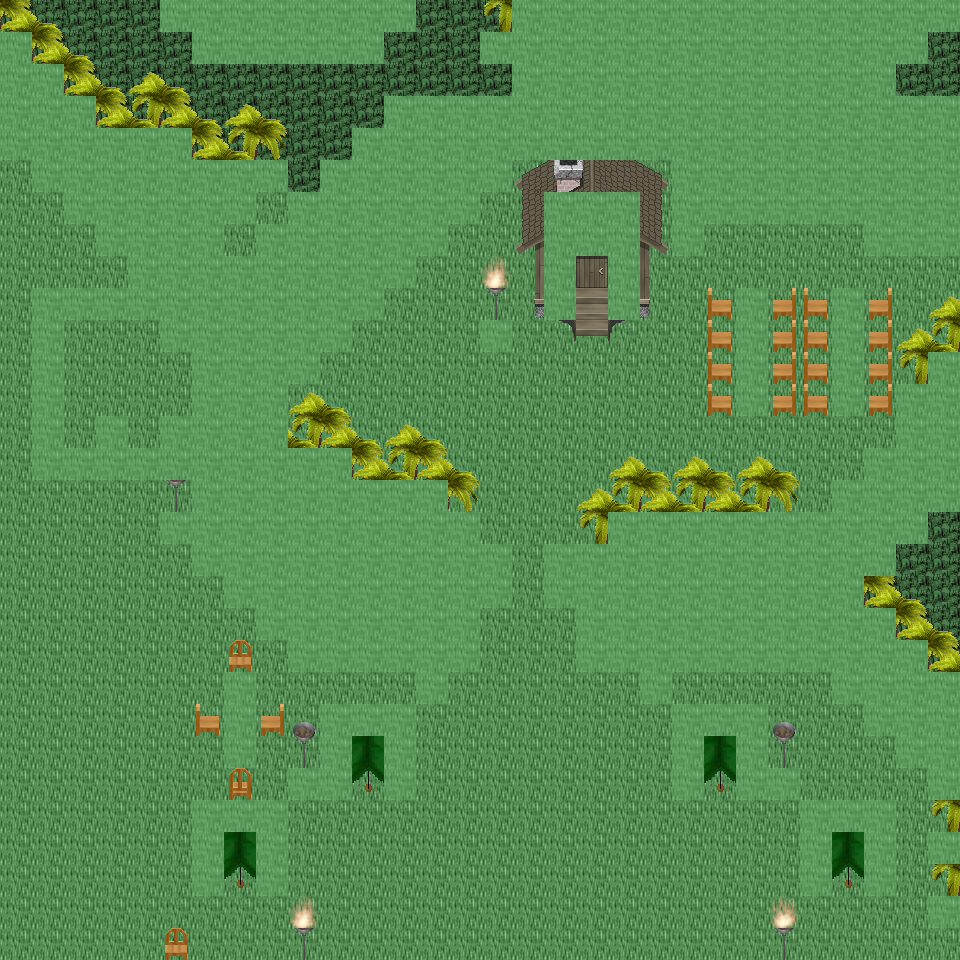

A level layout from a 2D game, rendered from its tile map. Below: a short description, then the map file with tile-grid data replaced by summaries:
An orthogonal 30x30 tile map with 32x32 px tiles, 6 tile layers (Ground, Object, Object2, Above, ...), 35 tilesets and 11 objects (11x mapExit).

<map version="1.0" orientation="orthogonal" renderorder="right-down" width="30" height="30" tilewidth="32" tileheight="32" nextobjectid="12">
  <tileset firstgid="1" name="tileset_ground_ground" tilewidth="32" tileheight="32" tilecount="33" columns="3">
    <image source="../drawable/tileset_ground_ground.png" width="96" height="352" />
  </tileset>
  <tileset firstgid="34" name="tileset_ground_water_pool" tilewidth="32" tileheight="32" tilecount="72" columns="3">
    <image source="../drawable/tileset_ground_water_pool.png" width="96" height="768" />
  </tileset>
  <tileset firstgid="106" name="tileset_ground_water_pool_corners" tilewidth="32" tileheight="32" tilecount="72" columns="3">
    <image source="../drawable/tileset_ground_water_pool_corners.png" width="96" height="768" />
  </tileset>
  <tileset firstgid="178" name="tileset_ground_grass_edges" tilewidth="32" tileheight="32" tilecount="36" columns="12">
    <image source="../drawable/tileset_ground_grass_edges.png" width="384" height="96" />
  </tileset>
  <tileset firstgid="214" name="tileset_ground_grass_corners" tilewidth="32" tileheight="32" tilecount="24" columns="6">
    <image source="../drawable/tileset_ground_grass_corners.png" width="192" height="128" />
  </tileset>
  <tileset firstgid="238" name="tileset_plant_tree_palm_tree" tilewidth="32" tileheight="32" tilecount="6" columns="2">
    <image source="../drawable/tileset_plant_tree_palm_tree.png" width="64" height="96" />
  </tileset>
  <tileset firstgid="244" name="tileset_logic_creature_animal" tilewidth="32" tileheight="32" tilecount="32" columns="8">
    <image source="../drawable/tileset_logic_creature_animal.png" width="256" height="128" />
  </tileset>
  <tileset firstgid="276" name="tileset_logic_collision" tilewidth="32" tileheight="32" tilecount="1" columns="1">
    <image source="../drawable/tileset_logic_collision.png" width="32" height="32" />
  </tileset>
  <tileset firstgid="277" name="tileset_ground_ridge_earth_pale" tilewidth="32" tileheight="32" tilecount="96" columns="12">
    <image source="../drawable/tileset_ground_ridge_earth_pale.png" width="384" height="256" />
  </tileset>
  <tileset firstgid="373" name="tileset_object_tent" tilewidth="32" tileheight="32" tilecount="9" columns="3">
    <image source="../drawable/tileset_object_tent.png" width="96" height="96" />
  </tileset>
  <tileset firstgid="382" name="tileset_furniture_light_iron_lamp" tilewidth="32" tileheight="32" tilecount="3" columns="1">
    <image source="../drawable/tileset_furniture_light_iron_lamp.png" width="32" height="96" />
  </tileset>
  <tileset firstgid="385" name="tileset_furniture_light_flames" tilewidth="32" tileheight="32" tilecount="6" columns="6">
    <image source="../drawable/tileset_furniture_light_flames.png" width="192" height="32" />
  </tileset>
  <tileset firstgid="391" name="tileset_furniture_table_long_front_on_pale" tilewidth="32" tileheight="32" tilecount="3" columns="1">
    <image source="../drawable/tileset_furniture_table_long_front_on_pale.png" width="32" height="96" />
  </tileset>
  <tileset firstgid="394" name="tileset_furniture_chair_wooden_pale" tilewidth="32" tileheight="32" tilecount="4" columns="2">
    <image source="../drawable/tileset_furniture_chair_wooden_pale.png" width="64" height="64" />
  </tileset>
  <tileset firstgid="398" name="tileset_item_food_meals_1" tilewidth="32" tileheight="32" tilecount="2" columns="2">
    <image source="../drawable/tileset_item_food_meals_1.png" width="64" height="32" />
  </tileset>
  <tileset firstgid="400" name="tileset_item_drink_red_wine" tilewidth="32" tileheight="32" tilecount="4" columns="2">
    <image source="../drawable/tileset_item_drink_red_wine.png" width="64" height="64" />
  </tileset>
  <tileset firstgid="404" name="tileset_item_fishrods" tilewidth="32" tileheight="32" tilecount="12" columns="4">
    <image source="../drawable/tileset_item_fishrods.png" width="128" height="96" />
  </tileset>
  <tileset firstgid="416" name="tileset_building_wall_wood" tilewidth="32" tileheight="32" tilecount="16" columns="4">
    <image source="../drawable/tileset_building_wall_wood.png" width="128" height="128" />
  </tileset>
  <tileset firstgid="432" name="tileset_building_door_door_e" tilewidth="32" tileheight="32" tilecount="6" columns="2">
    <image source="../drawable/tileset_building_door_door_e.png" width="64" height="96" />
  </tileset>
  <tileset firstgid="438" name="tileset_building_door_door_w" tilewidth="32" tileheight="32" tilecount="6" columns="2">
    <image source="../drawable/tileset_building_door_door_w.png" width="64" height="96" />
  </tileset>
  <tileset firstgid="444" name="tileset_item_pot_barrel_tall" tilewidth="32" tileheight="32" tilecount="2" columns="1">
    <image source="../drawable/tileset_item_pot_barrel_tall.png" width="32" height="64" />
  </tileset>
  <tileset firstgid="446" name="tileset_building_fence_fence_chunky" tilewidth="32" tileheight="32" tilecount="21" columns="3">
    <image source="../drawable/tileset_building_fence_fence_chunky.png" width="96" height="224" />
  </tileset>
  <tileset firstgid="467" name="tileset_plant_bush_blue_green" tilewidth="32" tileheight="32" tilecount="1" columns="1">
    <image source="../drawable/tileset_plant_bush_blue_green.png" width="32" height="32" />
  </tileset>
  <tileset firstgid="468" name="tileset_logic_item_sheepfood" tilewidth="32" tileheight="32" tilecount="1" columns="1">
    <image source="../drawable/tileset_logic_item_sheepfood.png" width="32" height="32" />
  </tileset>
  <tileset firstgid="469" name="tileset_logic_creature_sheep" tilewidth="32" tileheight="32" tilecount="1" columns="1">
    <image source="../drawable/tileset_logic_creature_sheep.png" width="32" height="32" />
  </tileset>
  <tileset firstgid="470" name="tileset_logic_creature_amazon" tilewidth="32" tileheight="32" tilecount="16" columns="8">
    <image source="../drawable/tileset_logic_creature_amazon.png" width="256" height="64" />
  </tileset>
  <tileset firstgid="486" name="tileset_logic_item_fruits" tilewidth="32" tileheight="32" tilecount="16" columns="8">
    <image source="../drawable/tileset_logic_item_fruits.png" width="256" height="64" />
  </tileset>
  <tileset firstgid="502" name="tileset_plant_pineapple_plant" tilewidth="32" tileheight="32" tilecount="6" columns="2">
    <image source="../drawable/tileset_plant_pineapple_plant.png" width="64" height="96" />
  </tileset>
  <tileset firstgid="508" name="tileset_logic_portal" tilewidth="32" tileheight="32" tilecount="24" columns="8">
    <image source="../drawable/tileset_logic_portal.png" width="256" height="96" />
  </tileset>
  <tileset firstgid="532" name="tileset_ground_grass_2" tilewidth="32" tileheight="32" tilecount="21" columns="3">
    <image source="../drawable/tileset_ground_grass_2.png" width="96" height="224" />
  </tileset>
  <tileset firstgid="553" name="tileset_light_dim_yellow_light_7x5" tilewidth="32" tileheight="32" tilecount="35" columns="7">
    <image source="../drawable/tileset_light_dim_yellow_light_7x5.png" width="224" height="160" />
  </tileset>
  <tileset firstgid="588" name="tileset_light_yellow_light_5x5" tilewidth="32" tileheight="32" tilecount="25" columns="5">
    <image source="../drawable/tileset_light_yellow_light_5x5.png" width="160" height="160" />
  </tileset>
  <tileset firstgid="613" name="tileset_building_huts" tilewidth="32" tileheight="32" tilecount="338" columns="26">
    <image source="../drawable/tileset_building_huts.png" width="832" height="416" />
  </tileset>
  <tileset firstgid="951" name="tileset_logic_creature_spider" tilewidth="32" tileheight="32" tilecount="3" columns="3">
    <image source="../drawable/tileset_logic_creature_spider.png" width="96" height="32" />
  </tileset>
  <tileset firstgid="954" name="tileset_logic_creature_reptile" tilewidth="32" tileheight="32" tilecount="7" columns="7">
    <image source="../drawable/tileset_logic_creature_reptile.png" width="224" height="32" />
  </tileset>
  <layer name="Ground" width="30" height="30">
    <data>[900 cells, 900 non-empty, 3 distinct tile ids]</data>
  </layer>
  <layer name="Object" width="30" height="30">
    <data>[900 cells, 391 non-empty, 53 distinct tile ids]</data>
  </layer>
  <layer name="Object2" width="30" height="30">
    <data>[900 cells, 175 non-empty, 34 distinct tile ids]</data>
  </layer>
  <layer name="Above" width="30" height="30">
    <data>[900 cells, 178 non-empty, 28 distinct tile ids]</data>
  </layer>
  <layer name="Above2" width="30" height="30">
    <data>[900 cells, 47 non-empty, 2 distinct tile ids]</data>
  </layer>
  <layer name="Walkable" width="30" height="30">
    <data>[900 cells, 393 non-empty, 1 distinct tile ids]</data>
  </layer>
  <objectgroup name="MapEvents">
    <object id="1" name="north" type="mapExit" x="0" y="0" width="160" height="32">
      <properties>
        <property name="map" value="level_0_x274_y10" />
        <property name="x" value="0" />
        <property name="y" value="28" />
      </properties>
    </object>
    <object id="2" name="north2" type="mapExit" x="416" y="0" width="96" height="32">
      <properties>
        <property name="map" value="level_0_x274_y10" />
        <property name="x" value="13" />
        <property name="y" value="28" />
      </properties>
    </object>
    <object id="3" name="south" type="mapExit" x="0" y="928" width="960" height="32">
      <properties>
        <property name="map" value="level_0_x274_y12" />
        <property name="x" value="0" />
        <property name="y" value="1" />
      </properties>
    </object>
    <object id="4" name="west" type="mapExit" x="0" y="0" width="32" height="32">
      <properties>
        <property name="map" value="level_0_x273_y11" />
        <property name="x" value="28" />
        <property name="y" value="0" />
      </properties>
    </object>
    <object id="5" name="west2" type="mapExit" x="0" y="160" width="32" height="800">
      <properties>
        <property name="map" value="level_0_x273_y11" />
        <property name="x" value="28" />
        <property name="y" value="5" />
      </properties>
    </object>
    <object id="6" name="east" type="mapExit" x="928" y="32" width="32" height="64">
      <properties>
        <property name="map" value="level_0_x275_y11" />
        <property name="x" value="1" />
        <property name="y" value="1" />
      </properties>
    </object>
    <object id="7" name="east2" type="mapExit" x="928" y="256" width="32" height="96">
      <properties>
        <property name="map" value="level_0_x275_y11" />
        <property name="x" value="1" />
        <property name="y" value="8" />
      </properties>
    </object>
    <object id="8" name="east3" type="mapExit" x="928" y="512" width="32" height="160">
      <properties>
        <property name="map" value="level_0_x275_y11" />
        <property name="x" value="1" />
        <property name="y" value="16" />
      </properties>
    </object>
    <object id="9" name="east4" type="mapExit" x="928" y="800" width="32" height="32">
      <properties>
        <property name="map" value="level_0_x275_y11" />
        <property name="x" value="1" />
        <property name="y" value="25" />
      </properties>
    </object>
    <object id="10" name="east5" type="mapExit" x="928" y="864" width="32" height="32">
      <properties>
        <property name="map" value="level_0_x275_y11" />
        <property name="x" value="1" />
        <property name="y" value="27" />
      </properties>
    </object>
    <object id="11" name="east6" type="mapExit" x="928" y="928" width="32" height="32">
      <properties>
        <property name="map" value="level_0_x275_y11" />
        <property name="x" value="1" />
        <property name="y" value="29" />
      </properties>
    </object>
  </objectgroup>
</map>
